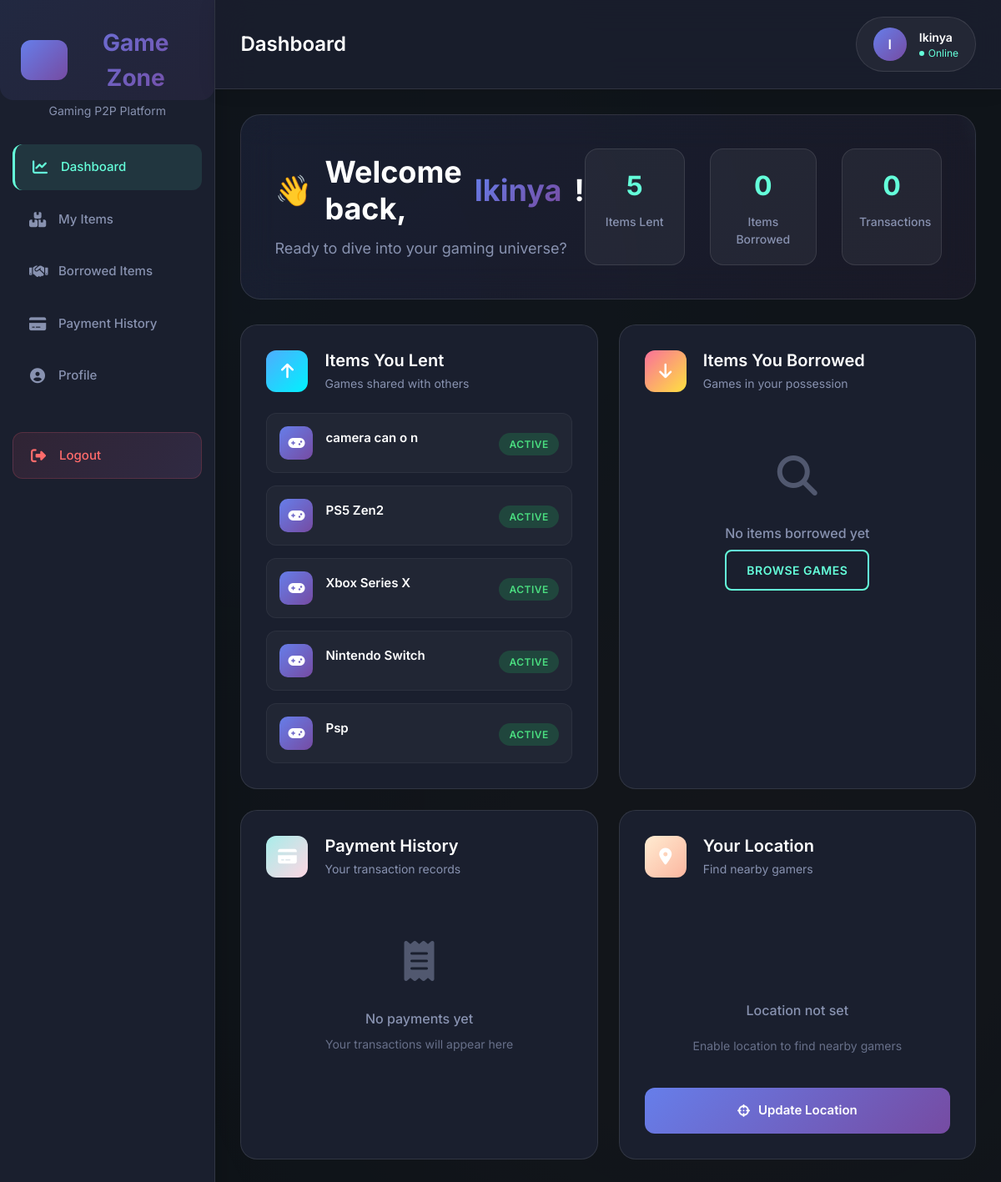
Before: /dashboard/ (signed in) with the older database file.
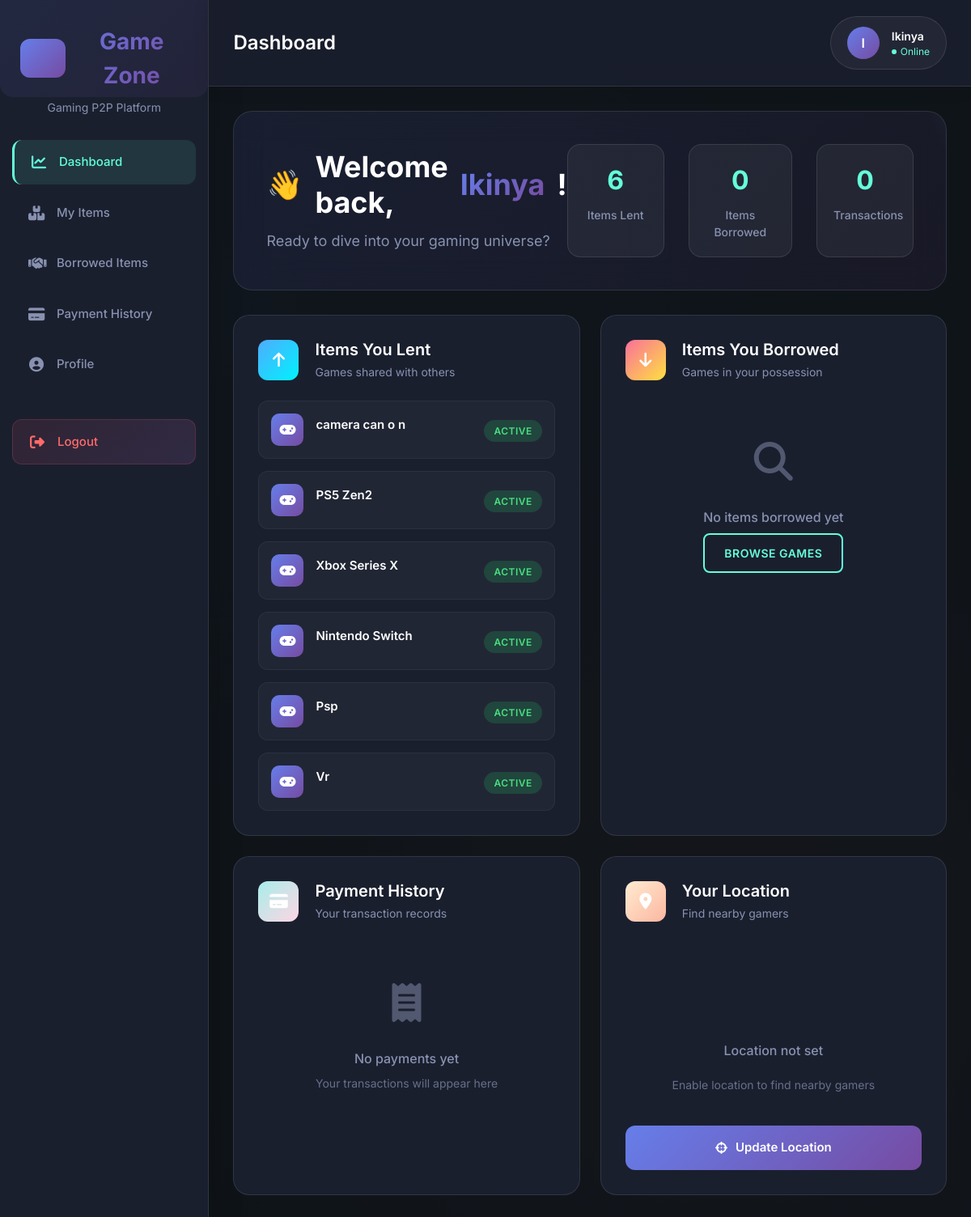
After: the same page with the newer database file.
### product/models.py (models this page shows, shortened)
class Item(models.Model):
    name = models.CharField(max_length=255)
    description = models.TextField(blank=True, null=True)
    owner = models.ForeignKey(settings.AUTH_USER_MODEL, on_delete=models.CASCADE, related_name="items_lent")
    borrower = models.ForeignKey(settings.AUTH_USER_MODEL, on_delete=models.SET_NULL, null=True, blank=True, related_name="items_borrowed")
    is_borrowed = models.BooleanField(default=False)
    created_at = models.DateTimeField(default=timezone.now)
    file = models.FileField(upload_to="items/files/", blank=True, null=True)  # any file
    time_from = models.TimeField(null=True)
    time_to = models.TimeField(null=True)
    price = models.DecimalField(max_digits=20, decimal_places=2,null=True)

### product/views.py (the view)
# urls.py: path("dashboard/", views.dashboard, name="dashboard"),
@login_required
def dashboard(request):
    lent_items = Item.objects.filter(owner=request.user)
    borrowed_items = Item.objects.filter(borrower=request.user)
    payments = Payment.objects.filter(user=request.user)
    return render(request, "product/dashboard.html", {
        "lent_items": lent_items,
        "borrowed_items": borrowed_items,
        "payments": payments,
    })

### product/templates/product/dashboard.html (shortened to what the changed rows need)
{% extends "product/base.html" %}
{% block topbar %}Dashboard{% endblock %}
{% block content %}
<div class="dashboard-container">
  <div class="welcome-hero">
    <div class="welcome-content">
      <h1 class="welcome-title">
        <span class="wave">👋</span>
        Welcome back, <span class="username-highlight">{{ user.username }}</span>!
      </h1>
    </div>
    <div class="hero-stats">
      <div class="stat-item">
        <div class="stat-number">{{ lent_items|length }}</div>
        <div class="stat-label">Items Lent</div>
      </div>
    </div>
  </div>
  <div class="dashboard-grid">
    <div class="dashboard-card lent-card">
      <div class="card-content">
        {% if lent_items %}
          <div class="items-list">
            {% for item in lent_items %}
              <div class="item-entry">
                <div class="item-icon">
                  <i class="fas fa-gamepad"></i>
                </div>
                <div class="item-details">
                  <span class="item-name">{{ item.name }}</span>
                  <span class="item-condition condition-{{ item.condition|lower }}">
                  </span>
                </div>
                <div class="item-status">
                  <span class="status-badge active">Active</span>
                </div>
              </div>
            {% endfor %}
          </div>
        {% endif %}
      </div>
    </div>
  </div>
</div>
{% endblock %}

Changed rows visible on the page:
added Item: name "Vr"
Other visible differences:
{{ lent_items|length }}: "5" → "6"
